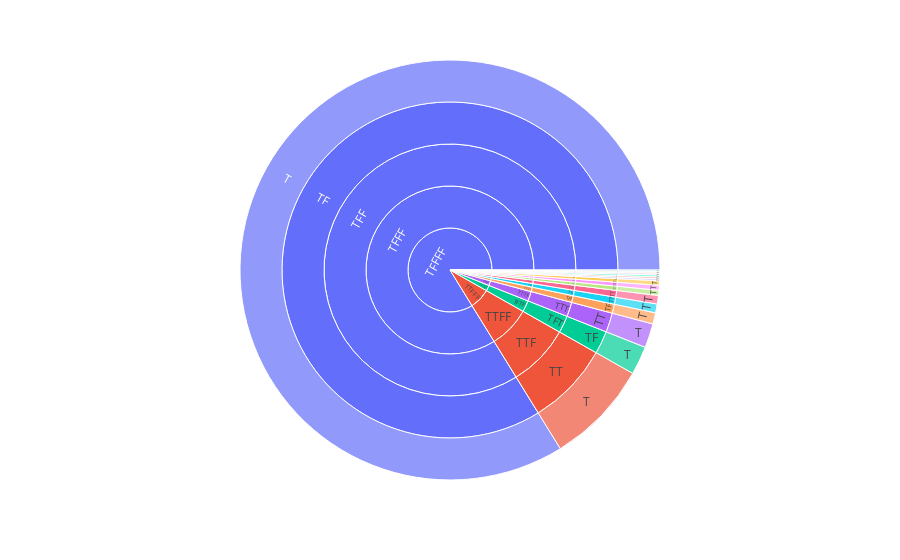

Notebook code cell kept with this figure:
### Code cell
fig = px.sunburst(sun_count, path=['cohort_yr4_TF', 'cohort_yr3_TF', 'cohort_yr2_TF', 'cohort_yr1_TF', 'cohort_yr0_TF'], values='perc_cohort_donors', 
                  #color='cohort_yr1_TF'
                 )
fig.show()

### Figure 1 — Plotly figure (JSON) as saved in the notebook; plotly's stock layout.template omitted (floating-point values rounded to 4 significant figures)
{"data": [{"branchvalues": "total", "domain": {"x": [0, 1], "y": [0, 1]}, "hovertemplate": "labels=%{label}<br>perc_cohort_donors=%{value}<br>parent=%{parent}<br>id=%{id}<extra></extra>", "ids": ["TFFFF/TFFF/TFF/TF/T", "TFFFT/TFFF/TFF/TF/T", "TFFTF/TFFT/TFF/TF/T", "TFFTT/TFFT/TFF/TF/T", "TFTFF/TFTF/TFT/TF/T", "TFTFT/TFTF/TFT/TF/T", "TFTTF/TFTT/TFT/TF/T", "TFTTT/TFTT/TFT/TF/T", "TTFFF/TTFF/TTF/TT/T", "TTFFT/TTFF/TTF/TT/T", "TTFTF/TTFT/TTF/TT/T", "TTFTT/TTFT/TTF/TT/T", "TTTFF/TTTF/TTT/TT/T", "TTTFT/TTTF/TTT/TT/T", "TTTTF/TTTT/TTT/TT/T", "TTTTT/TTTT/TTT/TT/T", "TFFFF/TFFF/TFF/TF", "TFFFT/TFFF/TFF/TF", "TFFTF/TFFT/TFF/TF", "TFFTT/TFFT/TFF/TF", "TFTFF/TFTF/TFT/TF", "TFTFT/TFTF/TFT/TF", "TFTTF/TFTT/TFT/TF", "TFTTT/TFTT/TFT/TF", "TTFFF/TTFF/TTF/TT", "TTFFT/TTFF/TTF/TT", "TTFTF/TTFT/TTF/TT", "TTFTT/TTFT/TTF/TT", "TTTFF/TTTF/TTT/TT", "TTTFT/TTTF/TTT/TT", "TTTTF/TTTT/TTT/TT", "TTTTT/TTTT/TTT/TT", "TFFFF/TFFF/TFF", "TFFFT/TFFF/TFF", "TFFTF/TFFT/TFF", "TFFTT/TFFT/TFF", "TFTFF/TFTF/TFT", "TFTFT/TFTF/TFT", "TFTTF/TFTT/TFT", "TFTTT/TFTT/TFT", "TTFFF/TTFF/TTF", "TTFFT/TTFF/TTF", "TTFTF/TTFT/TTF", "TTFTT/TTFT/TTF", "TTTFF/TTTF/TTT", "TTTFT/TTTF/TTT", "TTTTF/TTTT/TTT", "TTTTT/TTTT/TTT", "TFFFF/TFFF", "TFFFT/TFFF", "TFFTF/TFFT", "TFFTT/TFFT", "TFTFF/TFTF", "TFTFT/TFTF", "TFTTF/TFTT", "TFTTT/TFTT", "TTFFF/TTFF", "TTFFT/TTFF", "TTFTF/TTFT", "TTFTT/TTFT", "TTTFF/TTTF", "TTTFT/TTTF", "TTTTF/TTTT", "TTTTT/TTTT", "TFFFF", "TFFFT", "TFFTF", "TFFTT", "TFTFF", "TFTFT", "TFTTF", "TFTTT", "TTFFF", "TTFFT", "TTFTF", "TTFTT", "TTTFF", "TTTFT", "TTTTF", "TTTTT"], "labels": ["T", "T", "T", "T", "T", "T", "T", "T", "T", "T", "T", "T", "T", "T", "T", "T", "TF", "TF", "TF", "TF", "TF", "TF", "TF", "TF", "TT", "TT", "TT", "TT", "TT", "TT", "TT", "TT", "TFF", "TFF", "TFF", "TFF", "TFT", "TFT", "TFT", "TFT", "TTF", "TTF", "TTF", "TTF", "TTT", "TTT", "TTT", "TTT", "TFFF", "TFFF", "TFFT", "TFFT", "TFTF", "TFTF", "TFTT", "TFTT", "TTFF", "TTFF", "TTFT", "TTFT", "TTTF", "TTTF", "TTTT", "TTTT", "TFFFF", "TFFFT", "TFFTF", "TFFTT", "TFTFF", "TFTFT", "TFTTF", "TFTTT", "TTFFF", "TTFFT", "TTFTF", "TTFTT", "TTTFF", "TTTFT", "TTTTF", "TTTTT"], "name": "", "parents": ["TFFFF/TFFF/TFF/TF", "TFFFT/TFFF/TFF/TF", "TFFTF/TFFT/TFF/TF", "TFFTT/TFFT/TFF/TF", "TFTFF/TFTF/TFT/TF", "TFTFT/TFTF/TFT/TF", "TFTTF/TFTT/TFT/TF", "TFTTT/TFTT/TFT/TF", "TTFFF/TTFF/TTF/TT", "TTFFT/TTFF/TTF/TT", "TTFTF/TTFT/TTF/TT", "TTFTT/TTFT/TTF/TT", "TTTFF/TTTF/TTT/TT", "TTTFT/TTTF/TTT/TT", "TTTTF/TTTT/TTT/TT", "TTTTT/TTTT/TTT/TT", "TFFFF/TFFF/TFF", "TFFFT/TFFF/TFF", "TFFTF/TFFT/TFF", "TFFTT/TFFT/TFF", "TFTFF/TFTF/TFT", "TFTFT/TFTF/TFT", "TFTTF/TFTT/TFT", "TFTTT/TFTT/TFT", "TTFFF/TTFF/TTF", "TTFFT/TTFF/TTF", "TTFTF/TTFT/TTF", "TTFTT/TTFT/TTF", "TTTFF/TTTF/TTT", "TTTFT/TTTF/TTT", "TTTTF/TTTT/TTT", "TTTTT/TTTT/TTT", "TFFFF/TFFF", "TFFFT/TFFF", "TFFTF/TFFT", "TFFTT/TFFT", "TFTFF/TFTF", "TFTFT/TFTF", "TFTTF/TFTT", "TFTTT/TFTT", "TTFFF/TTFF", "TTFFT/TTFF", "TTFTF/TTFT", "TTFTT/TTFT", "TTTFF/TTTF", "TTTFT/TTTF", "TTTTF/TTTT", "TTTTT/TTTT", "TFFFF", "TFFFT", "TFFTF", "TFFTT", "TFTFF", "TFTFT", "TFTTF", "TFTTT", "TTFFF", "TTFFT", "TTFTF", "TTFTT", "TTTFF", "TTTFT", "TTTTF", "TTTTT", "", "", "", "", "", "", "", "", "", "", "", "", "", "", "", ""], "type": "sunburst", "values": [0.8381, 0.003414, 0.008703, 0.001535, 0.02193, 0.001005, 0.003767, 0.001351, 0.08002, 0.001479, 0.004018, 0.00139, 0.01859, 0.001466, 0.006807, 0.006472, 0.8381, 0.003414, 0.008703, 0.001535, 0.02193, 0.001005, 0.003767, 0.001351, 0.08002, 0.001479, 0.004018, 0.00139, 0.01859, 0.001466, 0.006807, 0.006472, 0.8381, 0.003414, 0.008703, 0.001535, 0.02193, 0.001005, 0.003767, 0.001351, 0.08002, 0.001479, 0.004018, 0.00139, 0.01859, 0.001466, 0.006807, 0.006472, 0.8381, 0.003414, 0.008703, 0.001535, 0.02193, 0.001005, 0.003767, 0.001351, 0.08002, 0.001479, 0.004018, 0.00139, 0.01859, 0.001466, 0.006807, 0.006472, 0.8381, 0.003414, 0.008703, 0.001535, 0.02193, 0.001005, 0.003767, 0.001351, 0.08002, 0.001479, 0.004018, 0.00139, 0.01859, 0.001466, 0.006807, 0.006472]}], "layout": {"legend": {"tracegroupgap": 0}, "margin": {"t": 60}}}
